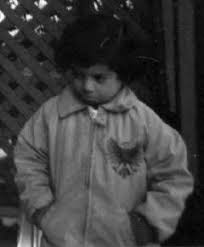
//> input picture Histograma/test.jpg, 204 x 247 px
$ ./main   (built with g++ and OpenCV 4)
//> lines starting //> are read from the running program, lines starting //| are printed output that depends on the picture
#include "opencv2/highgui/highgui.hpp"
#include "opencv2/imgproc/imgproc.hpp"
#include <iostream>
#include <stdio.h>

float Pi = 3.1415;

using namespace cv;
using namespace std;
string source_window = "New image";


int main( int argc, char** argv )
{
    Mat m1 = imread("test.jpg" ,CV_LOAD_IMAGE_GRAYSCALE);
//> m1 is the input picture: 247 rows x 204 cols, CV_8UC1; min 0, max 255, mean 61.7
    Mat m2 = Mat::zeros( m1.rows, m1.cols, m1.type() );
    Mat gray(m1.rows, m1.cols, CV_8UC1);
    //Point center = Point( m1.cols/2, m1.rows/2 );
    double angle = 90;
    double angleRadians = angle*Pi/180;

    double scale = 0.5;
    int trasx = -15, trasy = 1;
    float x, y;
    float  neww = 300, newh = 300;
    float  x_ratio = (float)m1.cols / neww;
//> x_ratio = 0.68
    float  y_ratio = (float)m1.rows / newh;
//> y_ratio = 0.823

    Mat m3 = Mat::zeros( neww, newh, m1.type() );

    cout<<m1.rows<<" x "<<m1.cols<<endl;
//| 247 x 204
    for (int i = 0; i < m3.rows; i++){
        for (int j = 0; j < m3.cols; j++){
            /// inversa
            //m1.at<uchar>(i,j) = 255 - m1.at<uchar>(i,j);
            //m2.at<uchar>(i,j) = m1.at<uchar>(i,j);
            /// log
           // m1.at<uchar>(i,j) = log(m1.at<uchar>(i,j));
            /// inv log
            //m1.at<uchar>(i,j) = pow(m1.at<uchar>(i,j),2);
            /// pow
            //m1.at<uchar>(i,j) = pow(m1.at<uchar>(i,j),2);

            ///Traslacion
            /*x = i+ trasx;
            y = j+ trasy;
            m2.at<uchar>(i,j) = m1.at<uchar>(x,y);*/

            ///Escalar
            y = floor(j*y_ratio);
            x = floor(i*x_ratio);
            m3.at<uchar>(j,i) = m1.at<uchar>(x,y);
            ///Rotar

            /**
            (-2,-2) (-1,-2) (0,-2) (1,-2) (2,-2)
            (-2,-1)           ...         (2, -1)
            (-2,0)           (0,0)        (2, 0)
            (-2,1)            ...         (2, 1)
            (-2,2)            ...         (2,2)
            */

            /*x=((i-m1.cols/2)*cos(angleRadians)-(j-m1.rows/2)*sin(angleRadians)+m1.cols/2);
            y=((i-m1.cols/2)*sin(angleRadians)+(j-m1.rows/2)*cos(angleRadians)+m1.rows/2);
            //cout<<i-m1.cols/2<<endl;
            if((x>=0 && x<m1.cols) && (y>=0 && y<m1.rows)){
                m2.at<uchar>(x,y) = m1.at<uchar>(i,j);
            }*/
        }

    }
//> this loop made 300 passes
//> x on passes 1 to 3: 0, 0, 1
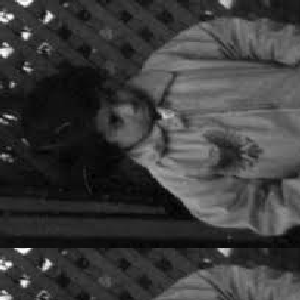
//> m3: 300 rows x 300 cols, CV_8UC1; min 0, max 255, mean 60.1
//> after the loop, y = 246; x = 203

    namedWindow( source_window, CV_WINDOW_AUTOSIZE );
    imshow( source_window,m3 );

    /// Wait until user exits the program
    waitKey(0);
    return 0;
}

$ run again, with Histograma/cameraman.jpg copied over Histograma/test.jpg
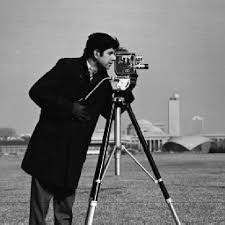
//> input picture Histograma/cameraman.jpg, 225 x 225 px
//> m1 is the input picture: 225 rows x 225 cols, CV_8UC1; min 0, max 255, mean 118.8
//| 225 x 225
//> the loop `for (int i = 0; i < m3.rows; i++)` made 300 passes
//> x on passes 1 to 3: 0, 0, 1
//> after the loop `for (int i = 0; i < m3.rows; i++)`:
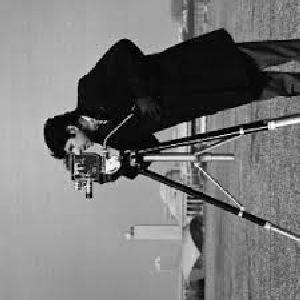
//> m3: 300 rows x 300 cols, CV_8UC1; min 0, max 255, mean 118.9
//> after the loop `for (int i = 0; i < m3.rows; i++)`: y = 224

$ run again, with Histograma/woman.jpg copied over Histograma/test.jpg
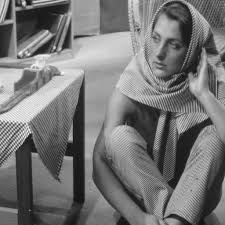
//> input picture Histograma/woman.jpg, 225 x 225 px
//> m1 is the input picture: 225 rows x 225 cols, CV_8UC1; min 6, max 255, mean 117.8
//| 225 x 225
//> the loop `for (int i = 0; i < m3.rows; i++)` made 300 passes
//> x on passes 1 to 3: 0, 0, 1
//> after the loop `for (int i = 0; i < m3.rows; i++)`:
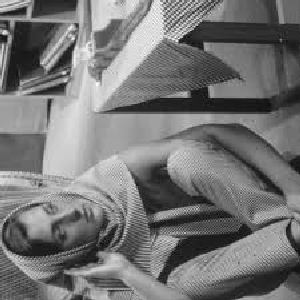
//> m3: 300 rows x 300 cols, CV_8UC1; min 6, max 255, mean 117.9
//> after the loop `for (int i = 0; i < m3.rows; i++)`: y = 224
